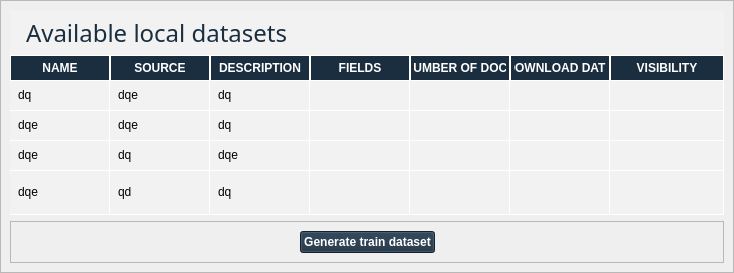
                         <widget class="QWidget" name="page_local_corpus">
                          <layout class="QVBoxLayout" name="verticalLayout_10">
                           <property name="spacing">
                            <number>0</number>
                           </property>
                           <property name="leftMargin">
                            <number>0</number>
                           </property>
                           <property name="topMargin">
                            <number>0</number>
                           </property>
                           <property name="rightMargin">
                            <number>0</number>
                           </property>
                           <property name="bottomMargin">
                            <number>0</number>
                           </property>
                           <item>
                            <widget class="QFrame" name="frame_local_corpus">
                             <property name="frameShape">
                              <enum>QFrame::StyledPanel</enum>
                             </property>
                             <property name="frameShadow">
                              <enum>QFrame::Raised</enum>
                             </property>
                             <layout class="QVBoxLayout" name="verticalLayout_9">
                              <item>
                               <widget class="QFrame" name="frame_available_local_corpus">
                                <property name="styleSheet">
                                 <string notr="true">background-color: #F2F2F2;</string>
                                </property>
                                <property name="frameShape">
                                 <enum>QFrame::NoFrame</enum>
                                </property>
                                <property name="frameShadow">
                                 <enum>QFrame::Raised</enum>
                                </property>
                                <layout class="QVBoxLayout" name="verticalLayout_56">
                                 <property name="spacing">
                                  <number>0</number>
                                 </property>
                                 <property name="leftMargin">
                                  <number>0</number>
                                 </property>
                                 <property name="topMargin">
                                  <number>0</number>
                                 </property>
                                 <property name="rightMargin">
                                  <number>0</number>
                                 </property>
                                 <property name="bottomMargin">
                                  <number>0</number>
                                 </property>
                                 <item>
                                  <widget class="QLabel" name="label_available_local_corpus">
                                   <property name="sizePolicy">
                                    <sizepolicy hsizetype="Expanding" vsizetype="Fixed">
                                     <horstretch>0</horstretch>
                                     <verstretch>0</verstretch>
                                    </sizepolicy>
                                   </property>
                                   <property name="minimumSize">
                                    <size>
                                     <width>0</width>
                                     <height>45</height>
                                    </size>
                                   </property>
                                   <property name="maximumSize">
                                    <size>
                                     <width>16777215</width>
                                     <height>45</height>
                                    </size>
                                   </property>
                                   <property name="font">
                                    <font>
                                     <family>Avenir</family>
                                     <pointsize>18</pointsize>
                                     <weight>10</weight>
                                     <italic>false</italic>
                                     <bold>false</bold>
                                    </font>
                                   </property>
                                   <property name="styleSheet">
                                    <string notr="true">color:#1A2E40;
font: 87 18pt &quot;Avenir&quot;;
padding-left: 10px;</string>
                                   </property>
                                   <property name="text">
                                    <string>Available local datasets</string>
                                   </property>
                                  </widget>
                                 </item>
                                 <item>
                                  <widget class="QTableWidget" name="table_available_local_corpus">
                                   <property name="styleSheet">
                                    <string notr="true">QTableWidget {	
	background-color: #F2F2F2;
	padding: 0px;
	border-radius: 5px;
	font: 87 12pt &quot;Avenir&quot;;
	gridline-color:#FFFFFF;
}
QTableWidget::item{
	padding-left: 5px;
	padding-right: 5px;
	background-color: #F2F2F2;
	color:black;
	gridline-color:#FFFFFF;
}
QTableWidget::item:selected{
	background-color: #4D6F8C;
}
QScrollBar:horizontal {
	background: #4D6F8C;
    border: none;
    height: 2px;
	margin: 0px 2px 0 2px;
}
 QScrollBar:vertical {
    background: #4D6F8C;
    border: none;
    width: 2px;
    margin: 2px 0 2px 0;
	border-radius: 0px;
 }

QHeaderView::section:horizontal
{
	background-color: #1A2E40;
	padding: 3px;
    border-bottom: 1px solid #FFFFFF;
    border-right: 1px solid #FFFFFF;
    border-top: 1px solid #FFFFFF;
    border-left: 1px solid #FFFFFF;
	color:white;
}

</string>
                                   </property>
                                   <property name="sizeAdjustPolicy">
                                    <enum>QAbstractScrollArea::AdjustToContents</enum>
                                   </property>
                                   <attribute name="horizontalHeaderStretchLastSection">
                                    <bool>true</bool>
                                   </attribute>
                                   <attribute name="verticalHeaderVisible">
                                    <bool>false</bool>
                                   </attribute>
                                   <attribute name="verticalHeaderStretchLastSection">
                                    <bool>true</bool>
                                   </attribute>
                                   <row>
                                    <property name="text">
                                     <string>New Row</string>
                                    </property>
                                   </row>
                                   <row>
                                    <property name="text">
                                     <string>New Row</string>
                                    </property>
                                   </row>
                                   <row>
                                    <property name="text">
                                     <string>New Row</string>
                                    </property>
                                   </row>
                                   <row>
                                    <property name="text">
                                     <string>New Row</string>
                                    </property>
                                   </row>
                                   <column>
                                    <property name="text">
                                     <string>NAME</string>
                                    </property>
                                    <property name="font">
                                     <font>
                                      <weight>75</weight>
                                      <bold>true</bold>
                                     </font>
                                    </property>
                                   </column>
                                   <column>
                                    <property name="text">
                                     <string>SOURCE</string>
                                    </property>
                                    <property name="font">
                                     <font>
                                      <weight>75</weight>
                                      <bold>true</bold>
                                     </font>
                                    </property>
                                   </column>
                                   <column>
                                    <property name="text">
                                     <string>DESCRIPTION</string>
                                    </property>
                                    <property name="font">
                                     <font>
                                      <weight>75</weight>
                                      <bold>true</bold>
                                     </font>
                                    </property>
                                   </column>
                                   <column>
                                    <property name="text">
                                     <string>FIELDS</string>
                                    </property>
                                    <property name="font">
                                     <font>
                                      <weight>75</weight>
                                      <bold>true</bold>
                                     </font>
                                    </property>
                                   </column>
                                   <column>
                                    <property name="text">
                                     <string>NUMBER OF DOCS</string>
                                    </property>
                                    <property name="font">
                                     <font>
                                      <weight>75</weight>
                                      <bold>true</bold>
                                     </font>
                                    </property>
                                   </column>
                                   <column>
                                    <property name="text">
                                     <string>DOWNLOAD DATE</string>
                                    </property>
                                    <property name="font">
                                     <font>
                                      <weight>75</weight>
                                      <bold>true</bold>
                                     </font>
                                    </property>
                                   </column>
                                   <column>
                                    <property name="text">
                                     <string>VISIBILITY</string>
                                    </property>
                                    <property name="font">
                                     <font>
                                      <weight>75</weight>
                                      <bold>true</bold>
                                     </font>
                                    </property>
                                   </column>
                                   <item row="0" column="0">
                                    <property name="text">
                                     <string>dq</string>
                                    </property>
                                   </item>
                                   <item row="0" column="1">
                                    <property name="text">
                                     <string>dqe</string>
                                    </property>
                                   </item>
                                   <item row="0" column="2">
                                    <property name="text">
                                     <string>dq</string>
                                    </property>
                                   </item>
                                   <item row="1" column="0">
                                    <property name="text">
                                     <string>dqe</string>
                                    </property>
                                   </item>
                                   <item row="1" column="1">
                                    <property name="text">
                                     <string>dqe</string>
                                    </property>
                                   </item>
                                   <item row="1" column="2">
                                    <property name="text">
                                     <string>dq</string>
                                    </property>
                                   </item>
                                   <item row="2" column="0">
                                    <property name="text">
                                     <string>dqe</string>
                                    </property>
                                   </item>
                                   <item row="2" column="1">
                                    <property name="text">
                                     <string>dq</string>
                                    </property>
                                   </item>
                                   <item row="2" column="2">
                                    <property name="text">
                                     <string>dqe</string>
                                    </property>
                                   </item>
                                   <item row="3" column="0">
                                    <property name="text">
                                     <string>dqe</string>
                                    </property>
                                   </item>
                                   <item row="3" column="1">
                                    <property name="text">
                                     <string>qd</string>
                                    </property>
                                   </item>
                                   <item row="3" column="2">
                                    <property name="text">
                                     <string>dq</string>
                                    </property>
                                   </item>
                                  </widget>
                                 </item>
                                </layout>
                               </widget>
                              </item>
                              <item>
                               <widget class="QFrame" name="frame_generate_training_dataset">
                                <property name="sizePolicy">
                                 <sizepolicy hsizetype="Preferred" vsizetype="Fixed">
                                  <horstretch>0</horstretch>
                                  <verstretch>0</verstretch>
                                 </sizepolicy>
                                </property>
                                <property name="frameShape">
                                 <enum>QFrame::StyledPanel</enum>
                                </property>
                                <property name="frameShadow">
                                 <enum>QFrame::Raised</enum>
                                </property>
                                <layout class="QHBoxLayout" name="horizontalLayout_19">
                                 <item>
                                  <spacer name="horizontalSpacer_6">
                                   <property name="orientation">
                                    <enum>Qt::Horizontal</enum>
                                   </property>
                                   <property name="sizeHint" stdset="0">
                                    <size>
                                     <width>40</width>
                                     <height>20</height>
                                    </size>
                                   </property>
                                  </spacer>
                                 </item>
                                 <item>
                                  <widget class="QPushButton" name="pushButton_generate_training_dataset">
                                   <property name="styleSheet">
                                    <string notr="true">QPushButton {
	background-color: #1A2E40;
	font: 87 13pt &quot;Avenir&quot;;
	font-weight: bold;
	color: #FFFFFF;
}
QPushButton:hover {
	background-color: #4D6F8C;
 }
QPushButton:pressed {	
	background-color: #4D6F8C;
}

</string>
                                   </property>
                                   <property name="text">
                                    <string>Generate train dataset</string>
                                   </property>
                                  </widget>
                                 </item>
                                 <item>
                                  <spacer name="horizontalSpacer_7">
                                   <property name="orientation">
                                    <enum>Qt::Horizontal</enum>
                                   </property>
                                   <property name="sizeHint" stdset="0">
                                    <size>
                                     <width>40</width>
                                     <height>20</height>
                                    </size>
                                   </property>
                                  </spacer>
                                 </item>
                                </layout>
                               </widget>
                              </item>
                             </layout>
                            </widget>
                           </item>
                          </layout>
                         </widget>
